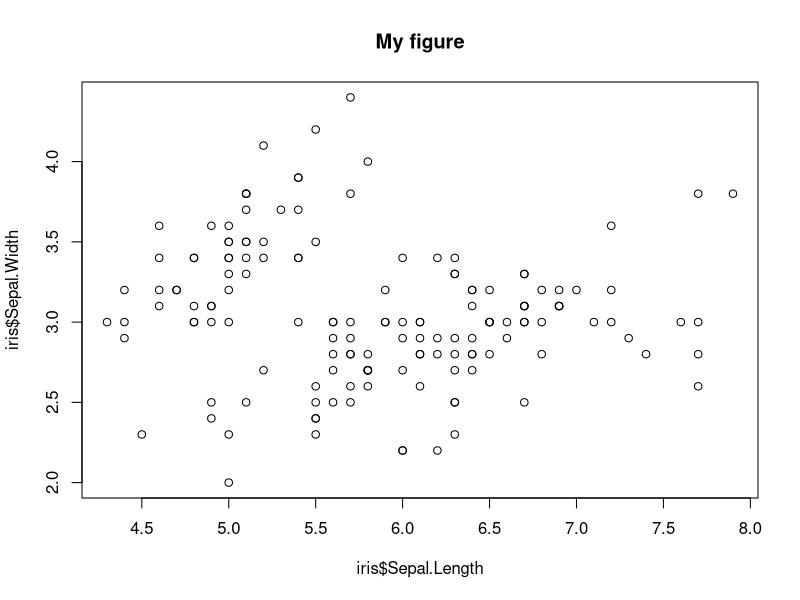

Reproduce this figure in R.
## ---- chunk 1
summary(iris)
## ---- chunk 2
plot(iris$Sepal.Length,iris$Sepal.Width, main = "My figure")
